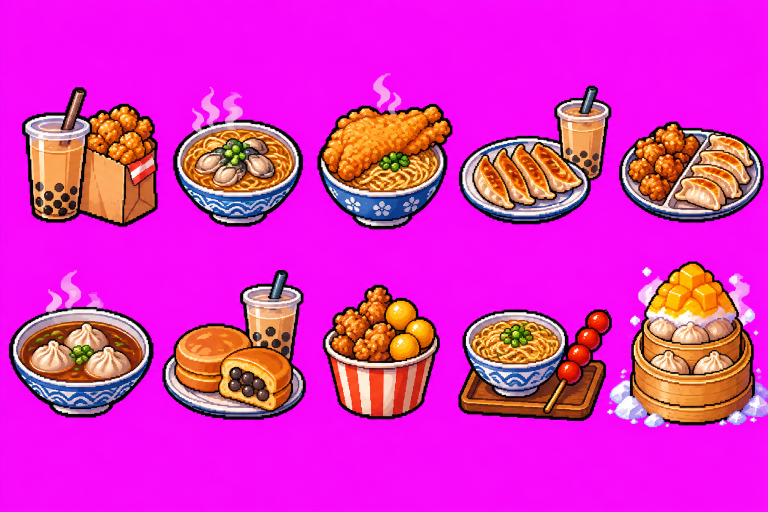
#> input picture art-source/台式美食像素圖鑑.png, 1536 x 1024 px, found by its file name (shown at 1/2 size)
$ python process-e3-art.py '../台式美食像素圖鑑.png' '../台式美食像素圖鑑.png'
#> lines starting #> are read from the running program, lines starting #| are printed output that depends on the picture; after the words box and inside, x2 and y2 are one past the last pixel; in counts of white or black regions, pixels touching at a corner belong together
### art-source/scripts/sprite_tools.py
"""素材表處理的共用工具（E3 起使用；E1 的 process-e1-art.py 保留原樣，結果已定稿）。

- 洋紅底（#FF00FF）依顏色去背
- 依透明空隙切成列，每列依已知物件數從最空的直線切成欄
"""
from PIL import Image


def key_magenta(img: Image.Image) -> Image.Image:
    """洋紅去背：接近 #FF00FF 的像素變透明；邊緣帶洋紅色偏的像素去掉色偏並降低不透明度。"""
    img = img.convert("RGBA")
    px = img.load()
    for y in range(img.height):
        for x in range(img.width):
            r, g, b, _ = px[x, y]
            # 洋紅的特徵：紅、藍都高，綠很低
            magenta = min(r, b) - g
            if magenta > 150:
                px[x, y] = (0, 0, 0, 0)
            elif magenta > 70:
                # 半透明邊緣：依洋紅程度降低不透明度，並把紅藍拉回綠的水準去色偏
                alpha = int(255 * (150 - magenta) / 80)
                px[x, y] = (min(r, g + 40), g, min(b, g + 40), alpha)
    return img


def spans(profile: list[int], min_gap: int, min_size: int) -> list[tuple[int, int]]:
    """在投影上找出被至少 min_gap 個空白隔開的區段。"""
    result, start, gap = [], None, 0
    for i, value in enumerate(profile + [0] * min_gap):
        if value:
            if start is None:
                start = i
            gap = 0
        elif start is not None:
            gap += 1
            if gap >= min_gap:
                end = i - gap + 1
                if end - start >= min_size:
                    result.append((start, end))
                start, gap = None, 0
    return result


def valley_cuts(profile: list[int], count: int, min_distance: int) -> list[int]:
    """已知這一列有 count 個物件：挑出 count − 1 條最空的直線當切線（彼此至少相隔 min_distance）。"""
    smooth = [sum(profile[max(0, i - 3) : i + 4]) for i in range(len(profile))]
    occupied = [i for i, v in enumerate(profile) if v]
    lo, hi = occupied[0], occupied[-1]
    chosen: list[int] = []
    for i in sorted(range(lo + min_distance, hi - min_distance), key=lambda i: smooth[i]):
        if all(abs(i - c) >= min_distance for c in chosen):
            chosen.append(i)
            if len(chosen) == count - 1:
                break
    return [lo] + sorted(chosen) + [hi + 1]


def trim(img: Image.Image) -> Image.Image:
    bbox = img.getchannel("A").point(lambda a: 255 if a > 10 else 0).getbbox()
    return img.crop(bbox) if bbox else img


def objects(img: Image.Image, row_gap: int, counts: list[int]) -> list[list[Image.Image]]:
    """先依透明空隙切成列；每一列依已知的物件數，從最空的直線切成欄。回傳 [列][欄]。"""
    alpha = img.getchannel("A").point(lambda a: 1 if a > 40 else 0)
    w, h = img.size
    data = alpha.load()
    rows_profile = [sum(data[x, y] for x in range(0, w, 2)) for y in range(h)]
    bands = spans(rows_profile, row_gap, 30)
    assert len(bands) == len(counts), f"列數不對：找到 {len(bands)} 列，預期 {len(counts)} 列"
    rows = []
    for (top, bottom), count in zip(bands, counts):
        band = img.crop((0, top, w, bottom))
        band_alpha = band.getchannel("A").point(lambda a: 1 if a > 40 else 0).load()
        cols_profile = [sum(band_alpha[x, y] for y in range(0, bottom - top, 2)) for x in range(w)]
        cuts = valley_cuts(cols_profile, count, min_distance=w // (count * 2))
        rows.append([trim(band.crop((cuts[i], 0, cuts[i + 1], bottom - top))) for i in range(count)])
    return rows

### art-source/scripts/process-e3-art.py
"""E3 美術批次：發明菜圖示 10 張（art-manifest #32–#41）。

用法：uv run --python 3.12 --with pillow art-source/scripts/process-e3-art.py art-source assets/images
- 素材表 `台式美食像素圖鑑.png`：洋紅底、5 欄 × 2 列，順序同 docs/art-prompts-e3.md。
- 10 道菜放進同一個大小的正方形畫布（以最大的那道為準），所有圖示的像素比例一致。
- 用最近鄰放大成整數倍，長邊不超過 512（art-manifest 尺寸上限）。
"""
import sys
from pathlib import Path

from PIL import Image

sys.path.insert(0, str(Path(__file__).parent))
from sprite_tools import key_magenta, objects, trim  # noqa: E402

SRC, OUT = Path(sys.argv[1]), Path(sys.argv[2])
LIMIT = 512
# 畫布四周留一點空間，棋盤格裡的份數徽章才不會壓到菜
MARGIN = 6

RECIPES = [
    ["tea-fried", "tea-noodle", "fried-noodle", "tea-dumpling", "fried-dumpling"],
    ["noodle-dumpling", "tea-sweet", "fried-sweet", "noodle-sweet", "dumpling-sweet"],
]

def unmix_steam(img: Image.Image) -> Image.Image:
    """半透明的蒸氣、冰霧在原圖裡混到洋紅底，看起來偏紫。
    假設前景是灰白色：c = a·v + (1 − a)·洋紅，由紅藍與綠的差反推 a 與 v，還原成白色半透明。
    只處理紅藍幾乎相等的像素（洋紅混色的特徵），粉紅、紅色的食物不受影響。"""
    px = img.load()
    for y in range(img.height):
        for x in range(img.width):
            r, g, b, a0 = px[x, y]
            if a0 == 0 or abs(r - b) > 40:
                continue
            tint = min(r, b) - g
            if 30 < tint <= 150:
                alpha = 1 - tint / 255
                v = min(255, int(g / alpha))
                px[x, y] = (v, v, v, int(a0 * alpha))
    return img


sheet = unmix_steam(key_magenta(Image.open(SRC / "台式美食像素圖鑑.png")))
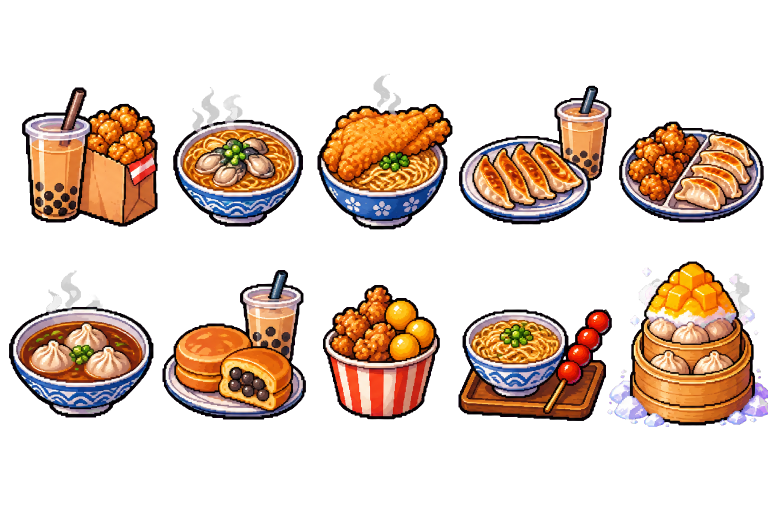
#> sheet: PIL image 1536x1024 RGBA (shown at 1/2 size); mean R, G, B, A 56.5, 38.9, 27.1, 85; transparent parts drawn white
rows = objects(sheet, row_gap=12, counts=[5, 5])
#> in objects, `alpha = img.getchannel("A").point(lambda a: 1 if a > 40 else 0)`:
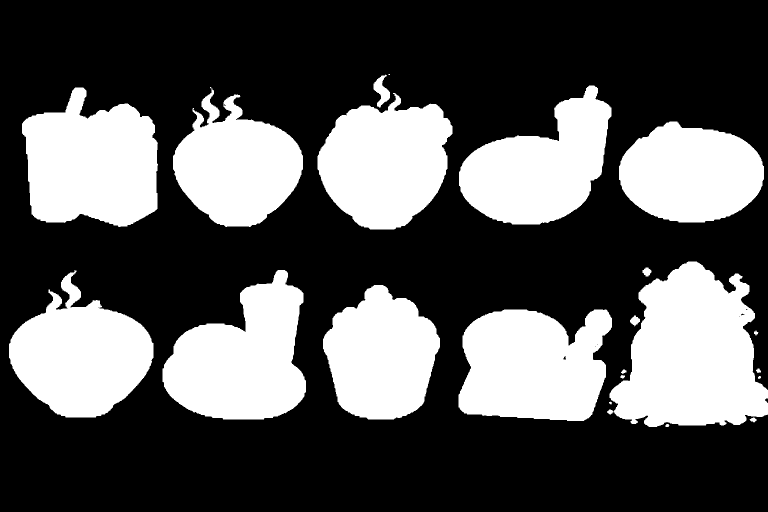
#> alpha: PIL image 1536x1024 L (shown at 1/2 size); values 0 (black) and 1 (white), 33.7% white; 23 white regions (2 under 20 px), largest, box (x1, y1, x2, y2) and area: (1214, 523, 1536, 854) 72912, (44, 175, 316, 454) 57023, (917, 619, 1224, 842) 55543
#> in objects, `rows_profile = [sum(data[x, y] for x in range(0, w, 2)) for y in range..`: rows_profile = 1024 values, max 676 at index 332, min 0 at index 0, mean 259.1
#> the loop in spans, `for i, value in enumerate(profile + [0] * min_gap):` made 1036 passes
#> start on pass 149: 148
#> after the loop in spans, `for i, value in enumerate(profile + [0] * min_gap):`: end = 854; result = [(148, 459), (523, 854)]
#> the loop in objects, `for (top, bottom), count in zip(bands, counts):` made 2 passes
#> (top, bottom, count, lo in valley_cuts, hi in valley_cuts, cuts) on passes 1 to 2: (148, 459, 5, 44, 1527, [44, 319, 609, 908, 1226, 1528]), (523, 854, 5, 18, 1535, [18, 310, 615, 883, 1227, 1536])
#> pass 1, in objects, `band = img.crop((0, top, w, bottom))`:
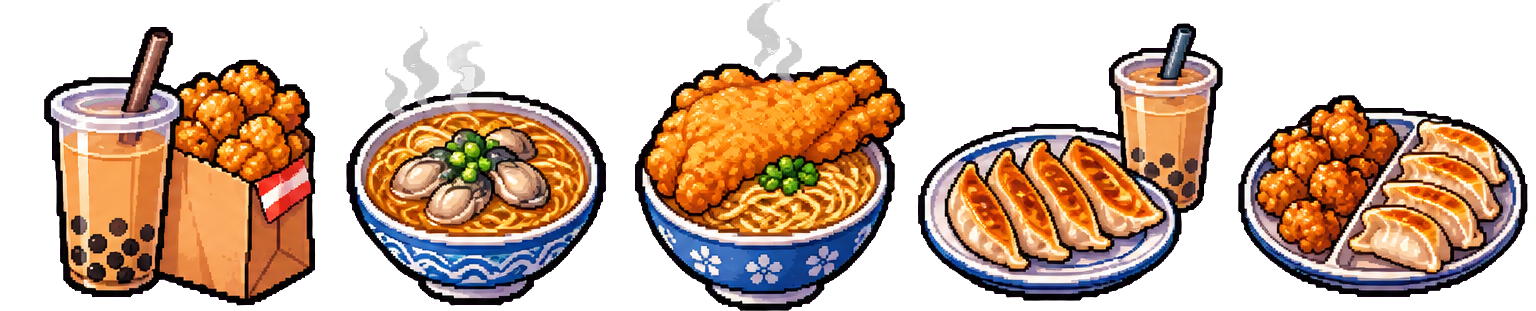
#> band: PIL image 1536x311 RGBA; mean R, G, B, A 85.3, 59.9, 42, 131.5; transparent parts drawn white
#> pass 2, in objects, `band = img.crop((0, top, w, bottom))`:
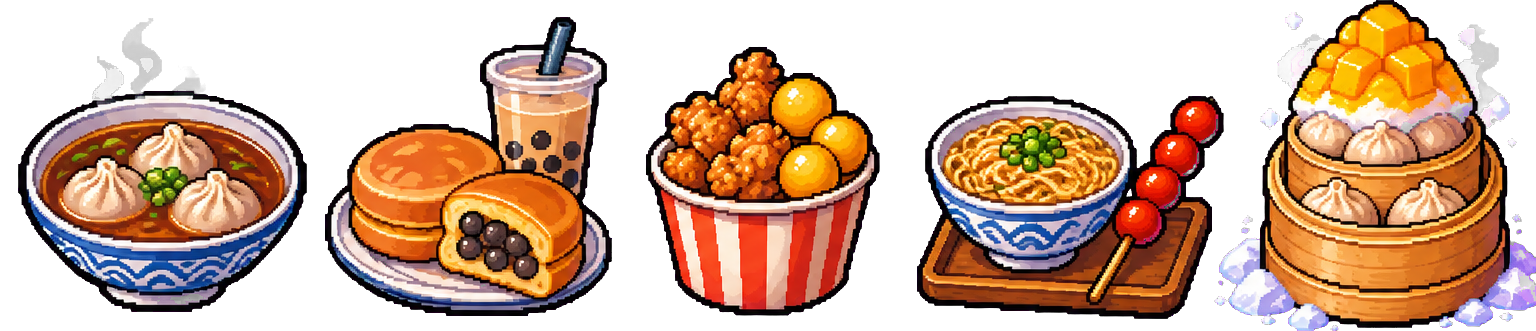
#> band: PIL image 1536x331 RGBA; mean R, G, B, A 94.7, 64.1, 44.3, 139.3; transparent parts drawn white
#> after the loop in objects, `for (top, bottom), count in zip(bands, counts):`: rows = 2 items
#> rows = 2 items

dishes = {recipe: img for recipe_row, row in zip(RECIPES, rows) for recipe, img in zip(recipe_row, row)}
#> dishes = 10 items

# 單張重產的圖（art-source/dish-<recipe>.png）取代素材表裡的那一格。
# 單張圖的解析度通常比素材表高：縮到和素材表其他菜的平均大小一致，在棋盤上看起來才一樣大。
sheet_sizes = sorted(max(img.size) for img in dishes.values())
#> sheet_sizes = [269, 280, 280, 290, 294, 299, 305, 310, 311, 331]
typical = sheet_sizes[len(sheet_sizes) // 2]
#> typical = 299
for recipe in list(dishes):
    single = SRC / f"dish-{recipe}.png"
    if not single.exists():
        continue
    img = trim(unmix_steam(key_magenta(Image.open(single))))
    ratio = typical / max(img.size)
    dishes[recipe] = img.resize((round(img.width * ratio), round(img.height * ratio)), Image.LANCZOS)
    print(f"{recipe}: 使用單張重產 {single.name}")
side = max(max(img.size) for img in dishes.values()) + MARGIN * 2
#> side = 343
scale = LIMIT // side
#> scale = 1
print(f"canvas {side}px × {scale} = {side * scale}px")
#| canvas 343px × 1 = 343px

for recipe, img in dishes.items():
    canvas = Image.new("RGBA", (side, side), (0, 0, 0, 0))
    canvas.alpha_composite(img, ((side - img.width) // 2, (side - img.height) // 2))
    out = canvas.resize((side * scale, side * scale), Image.NEAREST)
    target = OUT / "dishes" / f"{recipe}.webp"
    target.parent.mkdir(parents=True, exist_ok=True)
    out.save(target, "WEBP", lossless=True, method=6)
#> (the run stopped early here; a loop or call above may not have finished)
